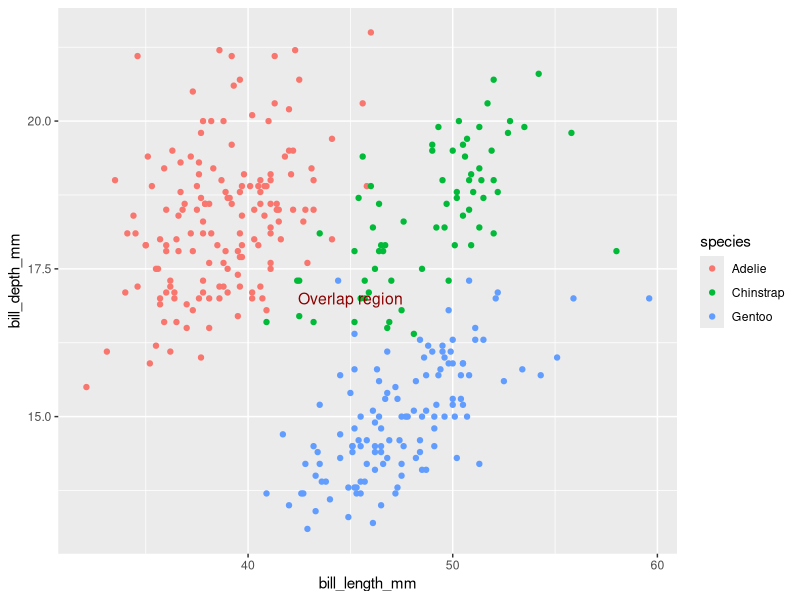
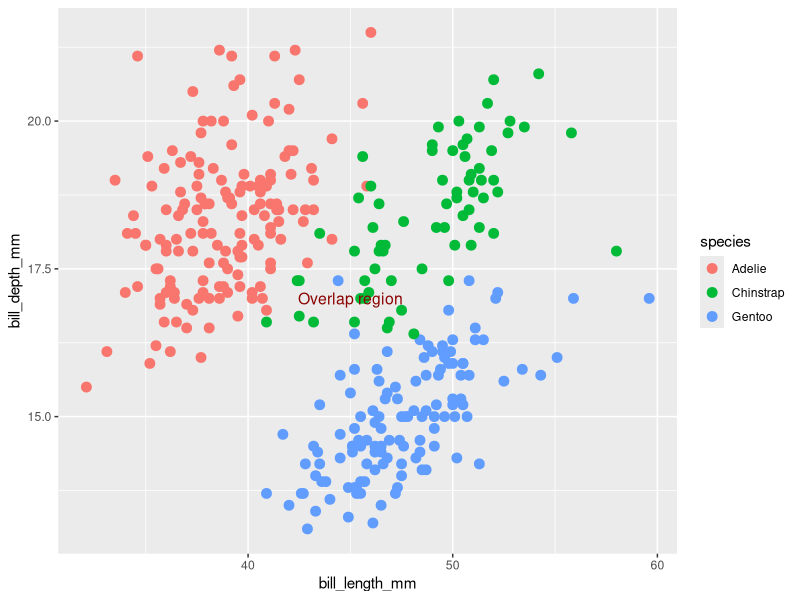

Recreate these plots in R, in order.

            library(ggplot2)
            library(palmerpenguins)
            built_answer <- tryCatch(
                {
                    set.seed(42)
                    ggplot(penguins, aes(x = bill_length_mm, y = bill_depth_mm, colour = species)) + geom_point() + annotate("text", x = 45, y = 17, label = "Overlap region", size = 4, colour = "darkred")
                    suppressWarnings(
                        if (!file.exists("/sandbox/figures/bill-length_bill-depth_scatter_annotate_text_answer.png")) {
                            ggsave(
                                width = 3,
                                height = 3,
                                "/sandbox/figures/bill-length_bill-depth_scatter_annotate_text_answer.png"
                            )
                        }
                    )
                    suppressWarnings(
                        ggplot_build(last_plot())
                    )
                },
                error = function(e) {
                    'ERROR'
                }
            )
            built_submission <- tryCatch(
                {
                    set.seed(42)
                    ggplot(data = penguins, aes(x = bill_length_mm, y = bill_depth_mm, color = species)) +
  geom_point(size = 3) +
  annotate("text", x = 45, y = 17, label = "Overlap region", size = 4, col = "darkred")
                    suppressWarnings(
                        ggsave(
                            width = 3,
                            height = 3,
                            "figures/bill-length_bill-depth_scatter_annotate_text_submission_qwen.png"
                        )
                    )
                    suppressWarnings(
                        ggplot_build(last_plot())
                    )
                },
                error = function(e) {
                    'ERROR'
                }
            )
            cat(isTRUE(all.equal(built_answer, built_submission)))
        
